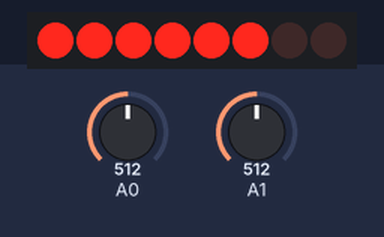
Simulated run of this sketch. Board: Arduino Uno, built with avr-gcc and run on an emulated ATmega328P. On the bench: 8 shift-register outputs drawn as a row of LEDs (first output left, lit = HIGH). Wiring (inferred from the names in the program): shift register (74HC595): data pin 8; shift clock pin 10; latch pin 9. Wiring (inferred from the signals the program sends): row of LEDs: on Q0, Q1, Q2, Q3, Q4, Q5, Q6, Q7. The test bench sets the inputs (shaded band); at power-on: A1 = 512, A0 = 512. What the sketch prints to the serial monitor is not drawn.

Above: at 1.2 s.
1.3 s: A1 set to 529
At 2.6 s:
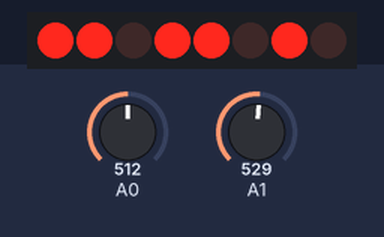
2.9 s: A1 set to 170
At 3.9 s:
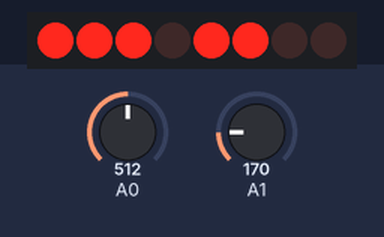
4.4 s: A1 set to 238
5.9 s: A1 set to 266
At 6.4 s:
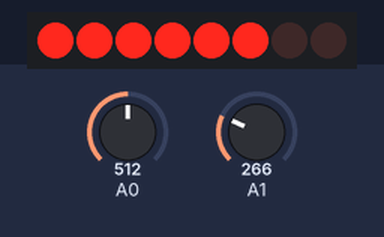
7.5 s: A1 set to 900
At 8.7 s:
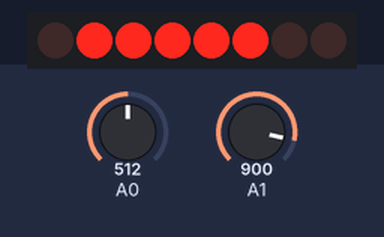
9.0 s: A1 set to 716
At 10.1 s:
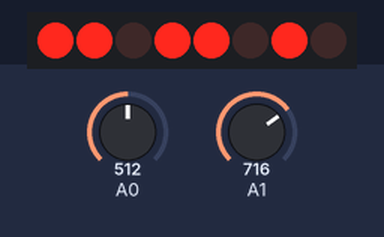
Timing chart, 0 to 11.5 s (numbered marks = the images above; inputs shaded):
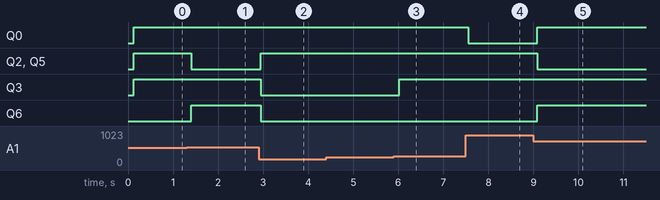

The sketch:

Weekopdracht-3.ino
```cpp
const byte DS = 8;      // Data Serial
const byte ST_CP = 9;   // Storage Clock Pulse
const byte SH_CP = 10;  // Shift Clock Puls
const byte N = B11101100;
const byte E = B11111100;
const byte S = B11011010;
const byte W = B01111100;

void setup() {
  pinMode(A0, INPUT);
  pinMode(A1, INPUT);
  Serial.begin(9600);
  shiftRegisterSetup();
  shiftRegisterOff();
}

void loop(){
  float temperatuur = getTemperatuurInGradenCelcius();
  byte windrichting = getWindrichting();
  shiftRegisterSet(windrichting);
  Serial.println(temperatuur);


}
float getTemperatuurInGradenCelcius() {
  const float vout0 = 400;  // sensor output voltage in mV at 0°C
  const float tc = 19.53;   // mV for °C temperature constant
  float vout_avg = 0;
  const int AANTAL_METINGEN = 1000;
  for (int i = 0; i < AANTAL_METINGEN; i++) {
    float vout = analogRead(A0) * (4976.30 / 1023);
    vout_avg = vout_avg + vout;
  }
  float vout = vout_avg / AANTAL_METINGEN;
  return (vout - vout0) / tc;
}

int getWindrichting(){
  byte windrichting;
  int sensorGetal = analogRead(A1);
  int nieuwSensorGetal = map(sensorGetal, 0, 1023, 0, 359);

  if (nieuwSensorGetal >= 0 && nieuwSensorGetal < 90){
    windrichting = N;
  } else if (nieuwSensorGetal >= 90 && nieuwSensorGetal < 180){
    windrichting = E;
  } else if (nieuwSensorGetal >= 180 && nieuwSensorGetal < 270){
    windrichting = S;
  } else if (nieuwSensorGetal >= 270 && nieuwSensorGetal < 360){
    windrichting = W;
  }
  return windrichting;
}


void shiftRegisterSetup(){
  pinMode(DS, OUTPUT);
  pinMode(ST_CP, OUTPUT);
  pinMode(SH_CP, OUTPUT);
  digitalWrite(DS, LOW);
  digitalWrite(ST_CP, LOW);
  digitalWrite(SH_CP, LOW);
}

void shiftRegisterSet(byte patroon) {
  for(int index = 0; index < 8; index++) {
    if (bitRead(patroon, index)) {
      digitalWrite(DS, HIGH);
    } else {
      digitalWrite(DS, LOW);
    }
    digitalWrite(SH_CP, HIGH);
    digitalWrite(SH_CP, LOW);
  }
  digitalWrite(ST_CP, HIGH);
  digitalWrite(ST_CP, LOW);
}

void shiftRegisterOff(){
  for(int index=0; index < 8; index++){
    digitalWrite(DS, LOW);
    digitalWrite(SH_CP, HIGH);
    digitalWrite(SH_CP, LOW);
  }
  digitalWrite(ST_CP, HIGH);
  digitalWrite(ST_CP, LOW);
}
```

Measured:
- the behaviour switches between 512 and 513 on A1 (found by bisection; images 0 and 1)
- the behaviour switches between 256 and 257 on A1 (found by bisection; images 2 and 3)
- after the input at 1.3 s, Q2, Q5: HIGH → LOW after 0.11 s; Q6: LOW → HIGH after 0.11 s
- after the input at 2.9 s, Q2, Q5: LOW → HIGH at once; Q3, Q6: HIGH → LOW at once
- after the input at 4.4 s, every drawn part: stays the same
- after the input at 5.9 s, Q3: LOW → HIGH after 0.12 s
- after the input at 7.5 s, Q0: HIGH → LOW after 0.05 s
- after the input at 9.0 s, Q0, Q6: LOW → HIGH after 0.09 s; Q2, Q5: HIGH → LOW after 0.09 s
